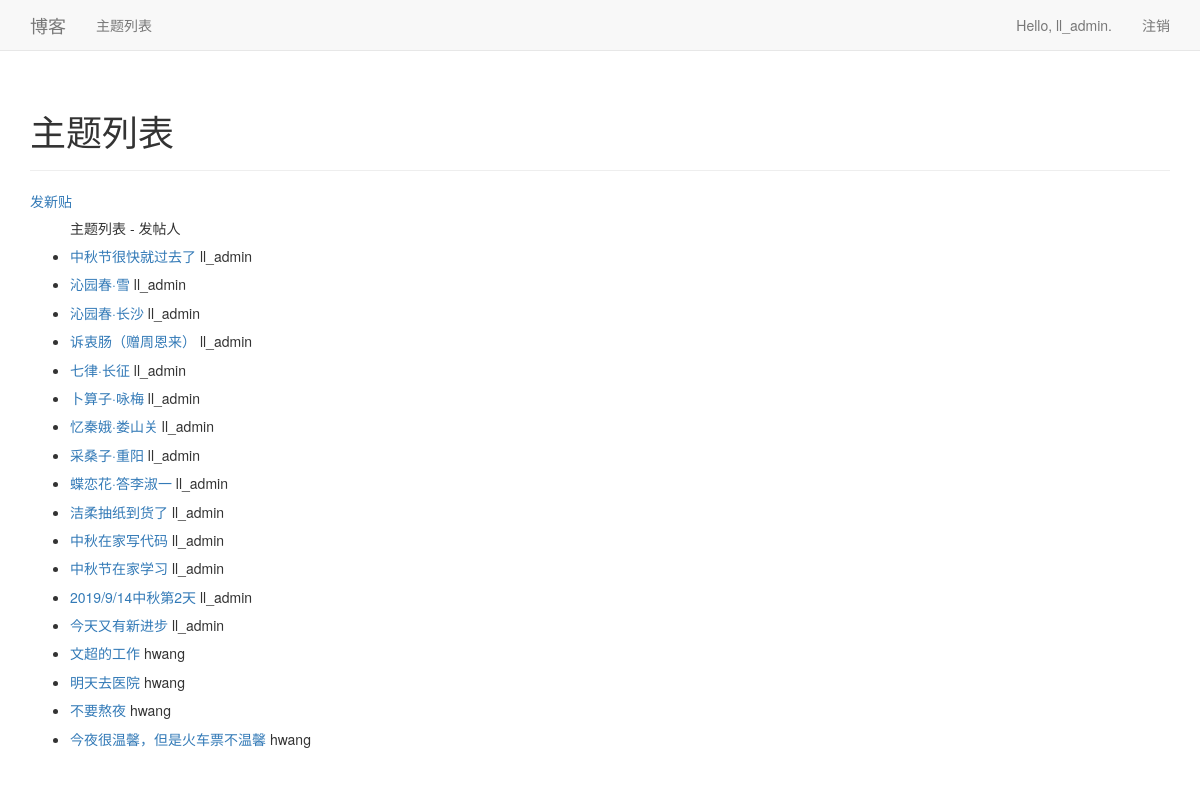
The app's page /topics/ (signed in) with its own data.
### blogs/models.py (models this page shows)
class BlogPost(models.Model):
    title = models.CharField(max_length=200)
    text = models.TextField()
    date_added = models.DateTimeField(auto_now_add=True)
    owner = models.ForeignKey(User, on_delete=models.PROTECT)
    def __str__(self):
        return self.title

### blogs/views.py (the view)
# urls.py: url(r'^topics/$', views.topics, name='topics'),
def topics(request):
    topics = BlogPost.objects.order_by('date_added')
    context = {'topics': topics}
    return render(request, 'blogs/topics.html', context)

### blogs/templates/blogs/topics.html
{% extends "blogs/base.html" %}
{% block header %}
  <h1>主题列表</h1>
{% endblock header %}
{% block content %}
  <a href="{% url 'blogs:new_topic' %}">发新贴</a>
  <ul>
    <h5>主题列表 - 发帖人</h5>
    {% for topic in topics %}
      <li>
        <h5>
          <a href="{% url 'blogs:topic' topic.id %}">{{ topic }}</a>
              {{ topic.owner }}
        </h5>
      </li>
    {% empty %}
      <li>还没有添加任何主题.</li>
    {% endfor %}
  </ul>
{% endblock content %}

### blogs/templates/blogs/base.html (shortened to what this page needs)
{% load bootstrap3 %}
<!DOCTYPE html>
<html lang="en">
  <head>
    {% bootstrap_css %}
  </head>
  <body>
    <nav class="navbar navbar-default navbar-static-top" role="navigation">
      <div class="container">
        <div class="navbar-header">
          <a class="navbar-brand" href="{% url 'blogs:index' %}">
                博客</a>
        </div>
        <div id="navbar" class="navbar-collapse collapse">
          <ul class="nav navbar-nav">
            <li><a href="{% url 'blogs:topics' %}">主题列表</a></li>
          </ul>
          <ul class="nav navbar-nav navbar-right">
            {% if user.is_authenticated %}
              <li><a>Hello, {{ user.username }}.</a></li>
              <li><a href="{% url 'users:logout' %}">注销</a></li>
            {% else %}
              <li><a href="{% url 'users:register' %}">注册</a></li>
              <li><a href="{% url 'users:login' %}">登录</a></li>
            {% endif %}
          </ul>
        </div>
      </div>
    </nav>
    <div class="container">
      <div class="page-header">
        {% block header %}{% endblock header %}
      </div>
      <div>
        {% block content %}{% endblock content %}
      </div>
    </div>
  </body>
</html>

### records on screen
BlogPost: title "中秋节很快就过去了", owner "ll_admin"
BlogPost: title "沁园春·雪", owner "ll_admin"
BlogPost: title "沁园春·长沙", owner "ll_admin"
BlogPost: title "诉衷肠（赠周恩来）", owner "ll_admin"
BlogPost: title "七律·长征", owner "ll_admin"
BlogPost: title "卜算子·咏梅", owner "ll_admin"
BlogPost: title "忆秦娥·娄山关", owner "ll_admin"
BlogPost: title "采桑子·重阳", owner "ll_admin"
BlogPost: title "蝶恋花·答李淑一", owner "ll_admin"
BlogPost: title "洁柔抽纸到货了", owner "ll_admin"
BlogPost: title "中秋在家写代码", owner "ll_admin"
BlogPost: title "中秋节在家学习", owner "ll_admin"
BlogPost: title "2019/9/14中秋第2天", owner "ll_admin"
BlogPost: title "今天又有新进步", owner "ll_admin"
BlogPost: title "文超的工作", owner "hwang"
BlogPost: title "明天去医院", owner "hwang"
BlogPost: title "不要熬夜", owner "hwang"
BlogPost: title "今夜很温馨，但是火车票不温馨", owner "hwang"

### other values on screen
{{ user.username }} "ll_admin"
